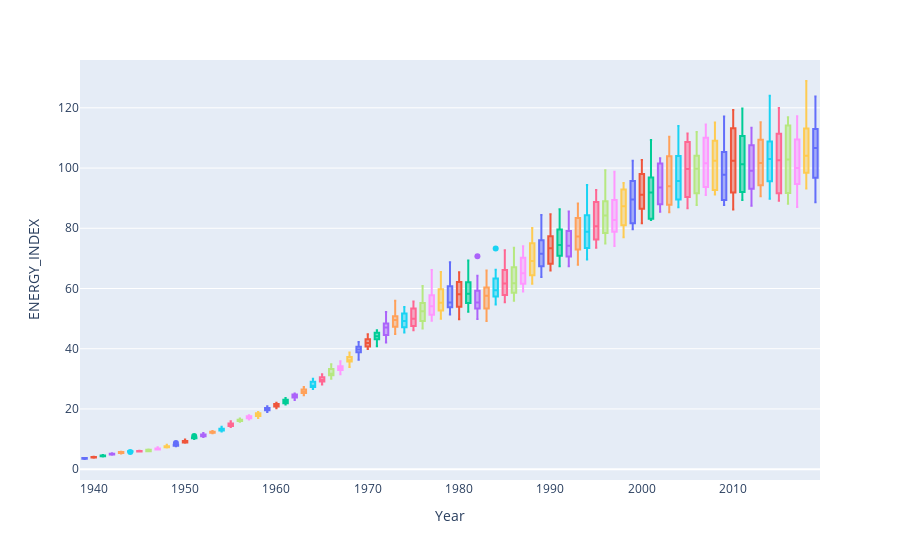

Notebook code for this chart:
### Code cell
# boxplot for year  

fig = px.box(df, x='Year', y='ENERGY_INDEX',color='Year')
fig.update_traces(showlegend=False)
fig.show()
